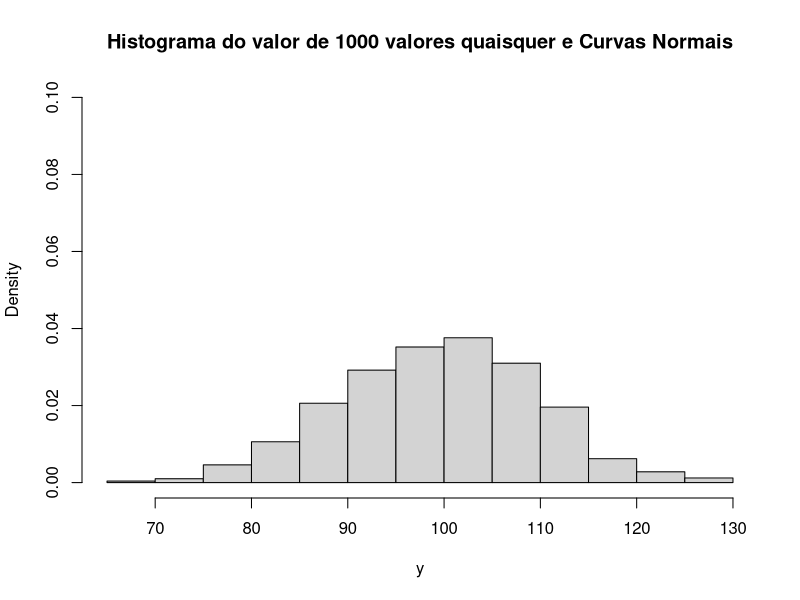

The R source for this figure: (Note: this script raises an error after producing the figure.)
# Gerando/simulando 1000 valores/dados de uma normal: N(100, 100)
k.valores = 1000
# M?dia e vari?ncia te?rica
mu = 100
sigma2 = 100

# Gerando os dados e plotando gr?ficos
y = rnorm(k.valores, mu, sd = sqrt(sigma2))

# freq = FALSE: retangulos correspondem a densidades e 
# Area total dos retangulos igual a 1
hist(y, main="Histograma do valor de 1000 valores quaisquer e Curvas Normais",
     freq = FALSE,
     ylim = c(0,0.1)
) 
curve(dnorm(x, mean=media.dados, sd=dp.dados), # Curva normal para os dados
      from=min(y), to=max(y), add=T)
curve(dnorm(x, mu, sqrt(sigma2)), # Curva normal teorica
      from = min(y), to=max(y), 
      add=T,
      col="blue")

#    Simulando/Observando o peso medio ao coletar/inspecionar 
# k.amostras de tamanho 16 pacotes
k.amostras = 1000
n.tamanho.amostral = 16
mu = 100
sigma2 = 100

vetor.amostras.x.barra = c()
for (i in 1:k.amostras) {
  x.16.pacotes = rnorm(n.tamanho.amostral, mu, sqrt(sigma2))
  
  vetor.amostras.x.barra[i] = mean(x.16.pacotes)
}

media.xbar  = mean(vetor.amostras.x.barra)
desvio.xbar = sd(vetor.amostras.x.barra)
# Verificando
media.xbar
desvio.xbar
# Obs: Teoricamente: desvio.xbar = dp / raiz(n) = 100 / raiz(100) = 1

x = vetor.amostras.x.barra
sigma = sqrt(sigma2)
# Observacao grafica
hist(vetor.amostras.x.barra, 
     main="Histograma do valor médio de uma amostra de 16 elementos com 1000 valores",
     freq=FALSE,
     ylim=c(0,0.4)
)
curve(dnorm(x, mean=media.xbar, sd=desvio.xbar),
      from=min(vetor.amostras.x.barra), to=max(vetor.amostras.x.barra),
      add=T) # Curva normal das medias observadas
curve(dnorm(x, mu, sigma/sqrt(n.tamanho.amostral)),
      from = min(vetor.amostras.x.barra), to=max(vetor.amostras.x.barra), 
      add=T,
      col="red") # Curva normal teorica da distribuicao amostral da media

install.packages("scales")
library(scales)
hist(y, main="Média (rosa) e Valor médio (roxo; n=16) de 1000 Valores", 
     freq = T,
     xlim = c(70,130),
     #ylim = c(0, 0.45),
     ylim = c(0, 500),
     col=alpha("red", 0.7))
hist(vetor.amostras.x.barra, 
     freq = T,
     main=NULL,
     col=alpha("blue", 0.5),
     add=T)

